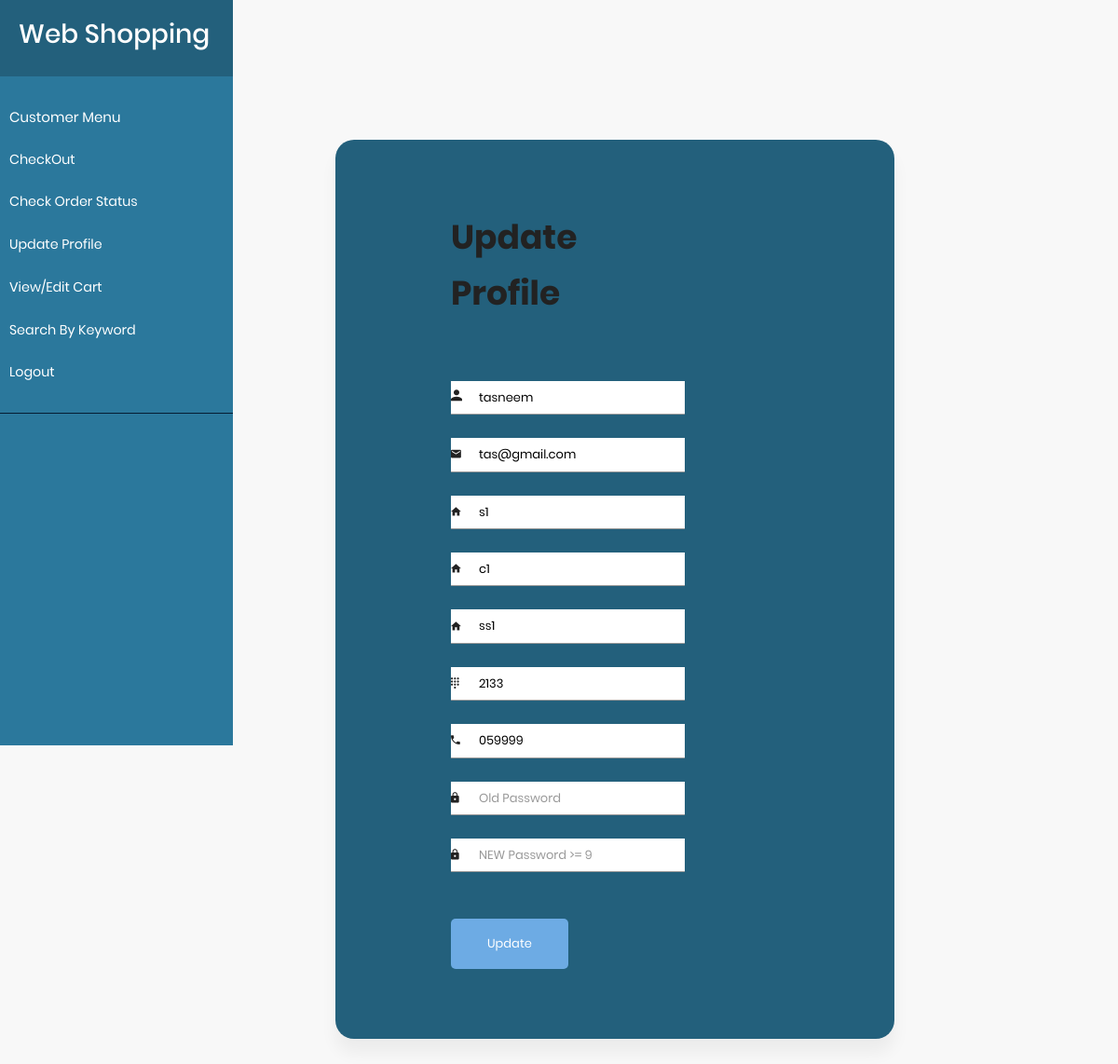
Page /pages/updateProfile.php?cno=14 (signed in) on the committed database.
### tables this page shows
CREATE TABLE `customers` (
  `cno` int(10) NOT NULL,
  `cname` varchar(30) DEFAULT NULL,
  `street` varchar(50) DEFAULT NULL,
  `city` varchar(30) DEFAULT NULL,
  `state` varchar(30) DEFAULT NULL,
  `zip` int(5) DEFAULT NULL,
  `phone` char(12) DEFAULT NULL,
  `email` varchar(50) DEFAULT NULL,
  `password` varchar(15) DEFAULT NULL
);

### pages/updateProfile.php (the view, shortened to what this page needs)
<?php
include('sliderPages.php');
require("../db.php");
$cno = $_GET['cno'];
  $s = "select * from customers where cno = $cno";
  $r = mysqli_query($conn,$s);
while ($row = mysqli_fetch_assoc($r)) {
    $name= $row['cname'];
    $street=$row['street'];
    $city=$row['city'];
    $state=$row['state'];
    $zip=$row['zip'];
    $phone=$row['phone'];
    $email=$row['email'];
}
?>
<!DOCTYPE html>
<html lang="en">
<head>
    <link rel="stylesheet" href="../fonts/material-icon/css/material-design-iconic-font.min.css">
    <link rel="stylesheet" href="../css/style.css">
</head>
<body>
<div class="main">
    <div class="container" style="  background: #23607c ; width: 50%;
    margin-left: 30%;">
        <div class="signup-content" >
            <div class="signup-form">
                <h2 class="form-title">Update Profile</h2>
                <form method="POST" action ="" >
                    <div class="form-group">
                        <label for="name"><i class="zmdi zmdi-account material-icons-name"></i></label>
                        <input type="text" name="name" required id="name" value ="<?php echo $name ;?>" autocomplete="off" placeholder="Your Name"/>
                    </div>
                    <div class="form-group">
                        <label for="email"><i class="zmdi zmdi-email"></i></label>
                        <input type="email" name="email"required  autocomplete="off" value ="<?php echo $email ;?>" placeholder="Your Email"/>
                    </div>
                    <div class="form-group">
                        <label for="street"><i class="zmdi zmdi-home"></i></label>
                        <input type="text" name="street"required  autocomplete="off" value ="<?php echo $street ;?>" placeholder="Your street"/>
                    </div>
                    <div class="form-group">
                        <label for="city"><i class="zmdi zmdi-home"></i></label>
                        <input type="text" name="city"required  autocomplete="off" value ="<?php echo $city ;?>" placeholder="Your city"/>
                    </div>
                    <div class="form-group">
                        <label for="state"><i class="zmdi zmdi-home"></i></label>
                        <input type="text" name="state"required  autocomplete="off" value ="<?php echo $state ;?>" placeholder="Your state"/>
                    </div>
                    <div class="form-group">
                        <label for="zip"><i class="zmdi zmdi-dialpad"></i></label>
                        <input type="number" name="zip"required  autocomplete="off" maxlength="5" value ="<?php echo $zip ;?>" placeholder="Your zip "/>
                    </div>
                    <div class="form-group">
                        <label for="phone"><i class="zmdi zmdi-phone"></i></label>
                        <input type="tel" name="phone" required  autocomplete="off" value ="<?php echo $phone ;?>" pattern="^\d{3}-\d{3}-\d{4}$" placeholder="xxx-xxx-xxxx"/>
                    </div>
                    <div class="form-group">
                        <label for="pass"><i class="zmdi zmdi-lock"></i></label>
                        <input type="password" name="oldpass" required  autocomplete="off"  placeholder="Old Password"/>
                    </div>
                    <div class="form-group">
                        <label for="pass"><i class="zmdi zmdi-lock"></i></label>
                        <input type="password" name="newpass"   autocomplete="off"  placeholder="NEW Password >= 9"/>
                    </div>
                    <div class="form-group form-button">
                        <input type="submit" name="submit"   class="form-submit" value ="Update" />
                    </div>
                </form>
            </div>
    </div>
</div>

### css/style.css (style rules this page uses)
display-flex, .display-flex, .display-flex-center, .signup-content, .signin-content, .social-login, .socials { display: flex; display: -webkit-flex; }
input, select, textarea ,button { outline: none; appearance: unset !important; -moz-appearance: unset !important; -webkit-appearance: unset !important; -o-appearance: unset !important; -ms-appearance: unset !important; }
h2 { line-height: 1.66; margin: 0; padding: 0; font-weight: bold; color: #222; font-family: Poppins; font-size: 36px; }
.main { background: #f8f8f8; padding: 150px 0; }
body { font-size: 13px; line-height: 1.8; color: #222; background: #f8f8f8; font-weight: 400; font-family: Poppins; }
.container { width: 900px; background: #fff; margin: 0 auto; box-shadow: 0px 15px 16.83px 0.17px rgba(0, 0, 0, 0.05); -moz-box-shadow: 0px 15px 16.83px 0.17px rgba(0, 0, 0, 0.05); -webkit-box-shadow: 0px 15px 16.83px 0.17px rgba(0, 0, 0, 0.05); -o-box-shadow: 0px 15px 16.83px 0.17px rgba(0, 0, 0, 0.05); -ms-box-shadow: 0px 15px 16.83px 0.17px rgba(0, 0, 0, 0.05); border-radius: 20px; -moz-border-radius: 20px; -webkit-border-radius: 20px; -o-border-radius: 20px; -ms-border-radius: 20px; }
.signup-content { padding: 75px 0; }
.signup-form, .signup-image, .signin-form, .signin-image { width: 50%; overflow: hidden; }
.form-title { margin-bottom: 33px; }
.form-submit { display: inline-block; background: #6dabe4; color: #fff; border-bottom: none; width: auto; padding: 15px 39px; border-radius: 5px; -moz-border-radius: 5px; -webkit-border-radius: 5px; -o-border-radius: 5px; -ms-border-radius: 5px; margin-top: 25px; cursor: pointer; }
.signup-form { margin-left: 75px; margin-right: 75px; padding-left: 34px; }
.form-group { position: relative; margin-bottom: 25px; overflow: hidden; }
.form-group:last-child { margin-bottom: 0px; }
input { width: 100%; display: block; border: none; border-bottom: 1px solid #999; padding: 6px 30px; font-family: Poppins; box-sizing: border-box; }
label { position: absolute; left: 0; top: 50%; transform: translateY(-50%); -moz-transform: translateY(-50%); -webkit-transform: translateY(-50%); -o-transform: translateY(-50%); -ms-transform: translateY(-50%); color: #222; }
.material-icons-name { font-size: 18px; }
@media screen and (max-width: 1200px) { .container { width: calc( 100% - 30px); max-width: 100%; } }
@media screen and (min-width: 1024px) { .container { max-width: 1200px; } }

### rows in the picture
customers: name "tasneem", email "tas@gmail.com", street "s1", city "c1", state "ss1", zip "2133", phone "059999"
